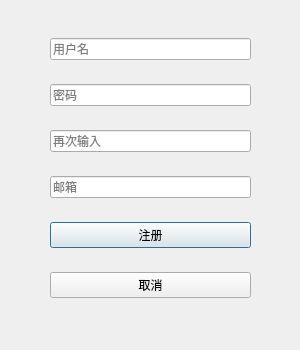
<?xml version="1.0" encoding="UTF-8"?>
<ui version="4.0">
 <class>Register</class>
 <widget class="QDialog" name="Register">
  <property name="geometry">
   <rect>
    <x>0</x>
    <y>0</y>
    <width>300</width>
    <height>350</height>
   </rect>
  </property>
  <property name="windowTitle">
   <string>Dialog</string>
  </property>
  <widget class="QWidget" name="layoutWidget">
   <property name="geometry">
    <rect>
     <x>50</x>
     <y>20</y>
     <width>201</width>
     <height>301</height>
    </rect>
   </property>
   <layout class="QVBoxLayout" name="verticalLayout">
    <item>
     <widget class="QLineEdit" name="lineEdit">
      <property name="maxLength">
       <number>15</number>
      </property>
      <property name="placeholderText">
       <string>用户名</string>
      </property>
      <property name="clearButtonEnabled">
       <bool>true</bool>
      </property>
     </widget>
    </item>
    <item>
     <widget class="QLineEdit" name="lineEdit_2">
      <property name="maxLength">
       <number>30</number>
      </property>
      <property name="placeholderText">
       <string>密码</string>
      </property>
      <property name="clearButtonEnabled">
       <bool>true</bool>
      </property>
     </widget>
    </item>
    <item>
     <widget class="QLineEdit" name="lineEdit_3">
      <property name="maxLength">
       <number>20</number>
      </property>
      <property name="echoMode">
       <enum>QLineEdit::Password</enum>
      </property>
      <property name="placeholderText">
       <string>再次输入</string>
      </property>
      <property name="clearButtonEnabled">
       <bool>true</bool>
      </property>
     </widget>
    </item>
    <item>
     <widget class="QLineEdit" name="lineEdit_4">
      <property name="maxLength">
       <number>20</number>
      </property>
      <property name="echoMode">
       <enum>QLineEdit::Password</enum>
      </property>
      <property name="placeholderText">
       <string>邮箱</string>
      </property>
      <property name="clearButtonEnabled">
       <bool>true</bool>
      </property>
     </widget>
    </item>
    <item>
     <widget class="QPushButton" name="pushButton">
      <property name="text">
       <string>注册</string>
      </property>
     </widget>
    </item>
    <item>
     <widget class="QPushButton" name="pushButton_2">
      <property name="text">
       <string>取消</string>
      </property>
     </widget>
    </item>
   </layout>
  </widget>
 </widget>
 <resources/>
 <connections>
  <connection>
   <sender>pushButton_2</sender>
   <signal>clicked()</signal>
   <receiver>Register</receiver>
   <slot>close()</slot>
   <hints>
    <hint type="sourcelabel">
     <x>149</x>
     <y>291</y>
    </hint>
    <hint type="destinationlabel">
     <x>151</x>
     <y>315</y>
    </hint>
   </hints>
  </connection>
 </connections>
</ui>
